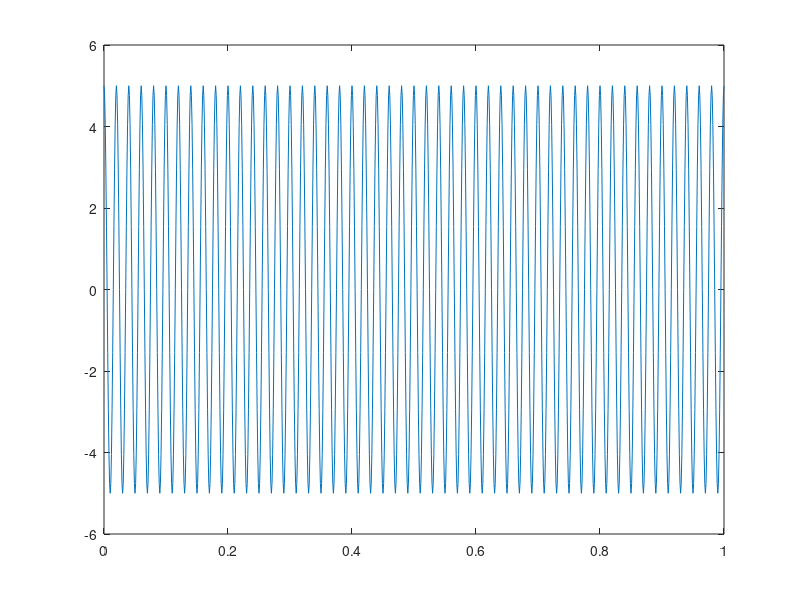

Write the MATLAB code that produced this figure.
clc;
clear all;

Fs = 1000;

A = 5;
f = 50;
phase = 0;

t = 0:1/Fs:1;

x=A*cos(2*pi*f*t + phase);

plot(t,x);
%figure;

FT_x = fft(x);

correct_FT_x = fftshift(FT_x);

%plot(FT_x, length(FT_x));
%figure;
%FT_x(2)        %this is indexing the array

mag = abs(FT_x);
ph = angle(FT_x);

FF = Fs/2 * linspace(0,1,Fs+1);

%plot(FF,mag);
%figure;
%plot(f,ph);
